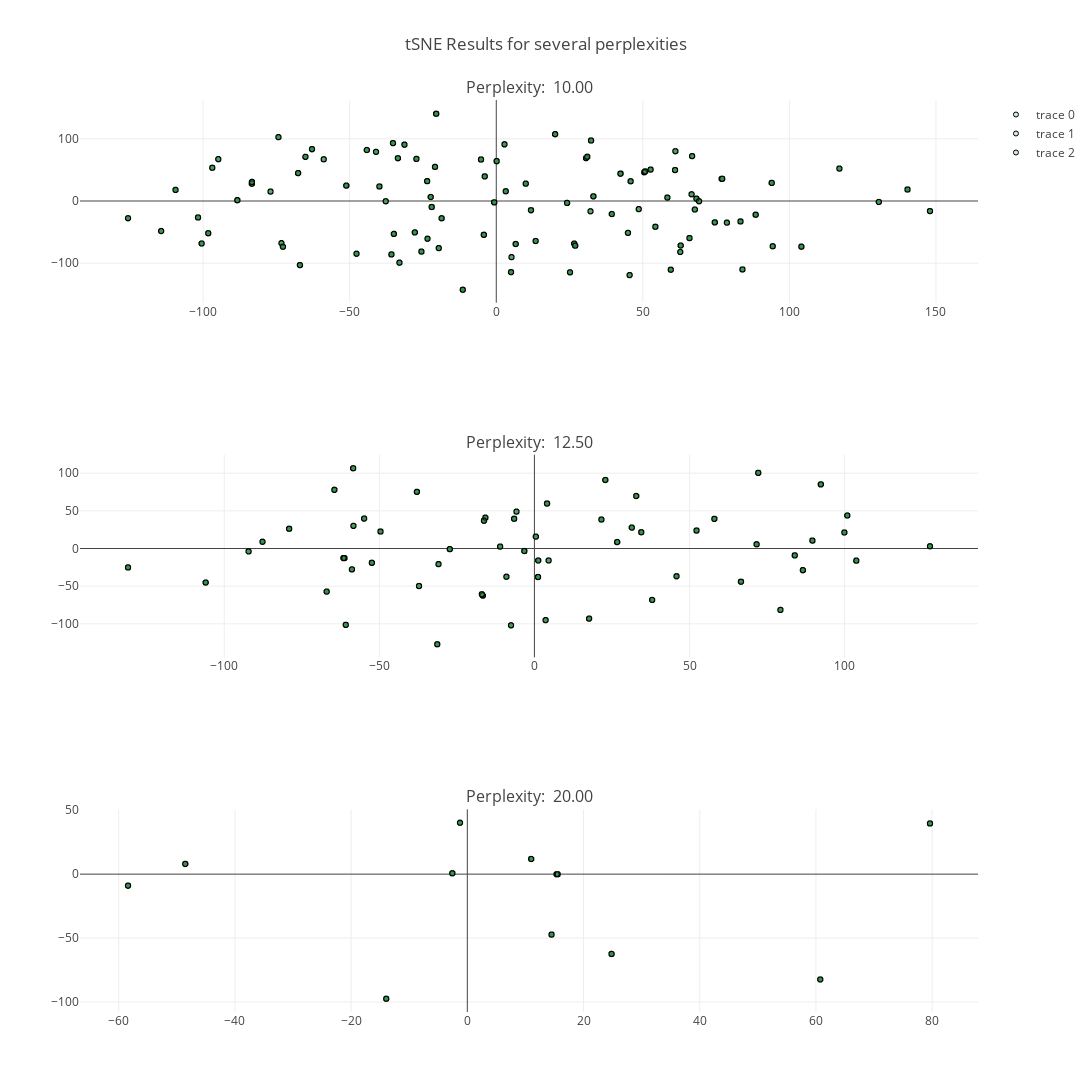

Write notebook code for a chart like this one.
### Markdown cell above
# Plot Clusters

### Code cell
from plotly import tools
import plotly.offline as py
import plotly.graph_objs as go

py.init_notebook_mode(connected=True)
fig = tools.make_subplots(rows=len(tsne_articles), cols=1,
                          subplot_titles=tuple([f"Perplexity: {perp:6.2f}" for (perp,_) in tsne_articles]))

for (i, (perp, tsne_results)) in enumerate(tsne_articles):
    trace = go.Scattergl(
        x = tsne_articles[i][1][:,0],
        y = tsne_articles[i][1][:,1],
        mode = 'markers',
        marker = dict(
            size = 5,
            color = 'rgba(50, 150, 75, .2)',
            line = dict(
                width = 1,
                color = 'rgb(0, 0, 0)'
            )
        )
    )
    fig.append_trace(trace, i+1, 1)

fig['layout'].update(height=4000, width=1200, title='tSNE Results for several perplexities')
py.iplot(fig, filename='tsne_w2v')

### Figure 1 — Plotly figure (JSON) as saved in the notebook; plotly's stock layout.template omitted (floating-point values rounded to 4 significant figures; data arrays with more than 128 entries replaced by an {"elided": "..."} marker saying what was removed)
{"data": [{"marker": {"color": "rgba(50, 150, 75, .2)", "line": {"color": "rgb(0, 0, 0)", "width": 1}, "size": 5}, "mode": "markers", "type": "scattergl", "uid": "7740838a-dcff-11e8-bdb3-54ee75d4f483", "x": {"elided": "5000 float values"}, "xaxis": "x", "y": {"elided": "5000 float values"}, "yaxis": "y"}, {"marker": {"color": "rgba(50, 150, 75, .2)", "line": {"color": "rgb(0, 0, 0)", "width": 1}, "size": 5}, "mode": "markers", "type": "scattergl", "uid": "7740838b-dcff-11e8-bdb3-54ee75d4f483", "x": {"elided": "5000 float values"}, "xaxis": "x2", "y": {"elided": "5000 float values"}, "yaxis": "y2"}, {"marker": {"color": "rgba(50, 150, 75, .2)", "line": {"color": "rgb(0, 0, 0)", "width": 1}, "size": 5}, "mode": "markers", "type": "scattergl", "uid": "7740838c-dcff-11e8-bdb3-54ee75d4f483", "x": {"elided": "5000 float values"}, "xaxis": "x3", "y": {"elided": "5000 float values"}, "yaxis": "y3"}], "layout": {"annotations": [{"font": {"size": 16}, "showarrow": false, "text": "Perplexity:  10.00", "x": 0.5, "xanchor": "center", "xref": "paper", "y": 1, "yanchor": "bottom", "yref": "paper"}, {"font": {"size": 16}, "showarrow": false, "text": "Perplexity:  12.50", "x": 0.5, "xanchor": "center", "xref": "paper", "y": 0.6111, "yanchor": "bottom", "yref": "paper"}, {"font": {"size": 16}, "showarrow": false, "text": "Perplexity:  20.00", "x": 0.5, "xanchor": "center", "xref": "paper", "y": 0.2222, "yanchor": "bottom", "yref": "paper"}], "height": 4000, "title": "tSNE Results for several perplexities", "width": 1200, "xaxis": {"anchor": "y", "domain": [0, 1]}, "xaxis2": {"anchor": "y2", "domain": [0, 1]}, "xaxis3": {"anchor": "y3", "domain": [0, 1]}, "yaxis": {"anchor": "x", "domain": [0.7778, 1]}, "yaxis2": {"anchor": "x2", "domain": [0.3889, 0.6111]}, "yaxis3": {"anchor": "x3", "domain": [0, 0.2222]}}}
